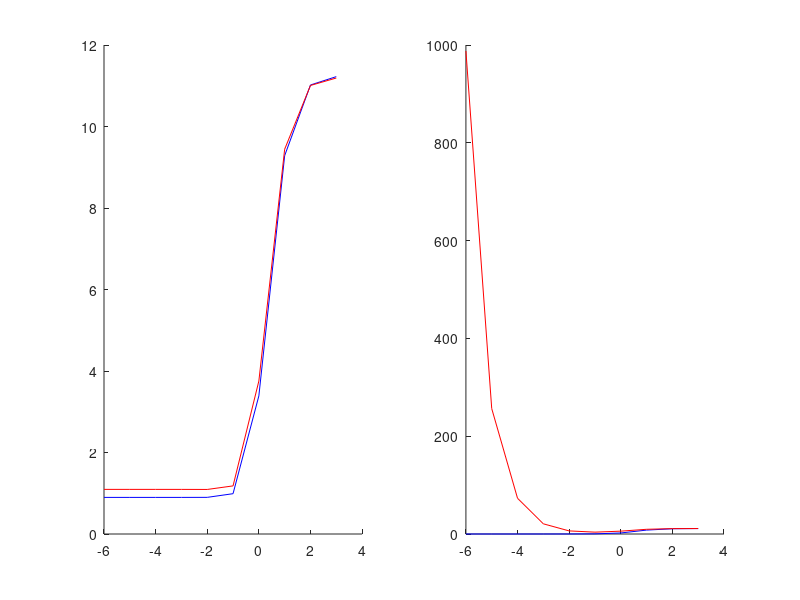

This figure's MATLAB source:
% Set the number of repeating
iteration = 200;
MSE_train1 = [];
MSE_test1 = [];
MSE_train2 = [];
MSE_test2 = [];

for i = 1:iteration
    
    % Generate random numbers which satisfy standard distribution.
    w = randn(10,1);
    X = randn(600,10);
    n = randn(600,1);
    y = X * w + n;
    
    % Split the date set into training set and test set.
    X_train1 = X(1:100,:);
    y_train1 = y(1:100,:);
    
    X_train2 = X(1:10,:);
    y_train2 = y(1:10,:);
    
    X_test = X(101:600,:);
    y_test = y(101:600,:);
    
    % Generate Gamma
    IndexofLamda = -6:1:3;
    Lamda = 10.^IndexofLamda;
    [k,~] = size(Lamda');
    
    % Compute training set and test set mean squared errors for all Gamma
    for j = 1:k
        w_star1 = (X_train1'*X_train1 + Lamda(j)*100*eye(10)) \ (X_train1'*y_train1);
        MSE_train1(i,j) = (y_train1 - X_train1*w_star1)' * (y_train1 - X_train1*w_star1) / 100;
        MSE_test1(i,j) = (y_test - X_test*w_star1)' * (y_test - X_test*w_star1) / 500;
        
        w_star2 = (X_train2'*X_train2 + Lamda(j)*10*eye(10)) \ (X_train2'*y_train2);
        MSE_train2(i,j) = (y_train2 - X_train2*w_star2)' * (y_train2 - X_train2*w_star2) / 10;
        MSE_test2(i,j) = (y_test - X_test*w_star2)' * (y_test - X_test*w_star2) / 500;
    end
    
    [~,J] = min(MSE_train1(i,:));
    BestLamda1(i) = IndexofLamda(J);
    w_star1 = (X_train1'*X_train1 + (10^BestLamda1(i))*100*eye(10)) \ (X_train1'*y_train1);
    y_train1_hat = X_train1*w_star1;
    y_test_hat = X_test*w_star1;
    SD_test1(i) = sqrt(MSE_test1(i,J) - (mean(y_test-y_test_hat))^2);
    MSE_test1_best(i) = MSE_test1(i,J);
    
    [~,J] = min(MSE_train2(i,:));
    BestLamda2(i) = IndexofLamda(J);
    w_star2 = (X_train2'*X_train2 + (10^BestLamda2(i))*10*eye(10)) \ (X_train2'*y_train2);
    y_train2_hat = X_train2*w_star2;
    y_test_hat = X_test*w_star2;
    SD_test2(i) = sqrt(MSE_test2(i,J) - (mean(y_test-y_test_hat))^2);
    MSE_test2_best(i) = MSE_test2(i,J);
end

MSE_train1 = mean(MSE_train1);
MSE_train2 = mean(MSE_train2);
MSE_test1 = mean(MSE_test1);
MSE_test2 = mean(MSE_test2);

SD_test1 = mean(SD_test1);
SD_test2 = mean(SD_test2);
MSE_test1_best = mean(MSE_test1_best);
MSE_test2_best = mean(MSE_test2_best);

% Plot MSE of training and test set
subplot(1,2,1);
hold on;
plot(IndexofLamda, MSE_train1,'b');
plot(IndexofLamda, MSE_test1,'r');

subplot(1,2,2);
hold on;
plot(IndexofLamda, MSE_train2,'b');
plot(IndexofLamda, MSE_test2,'r');


